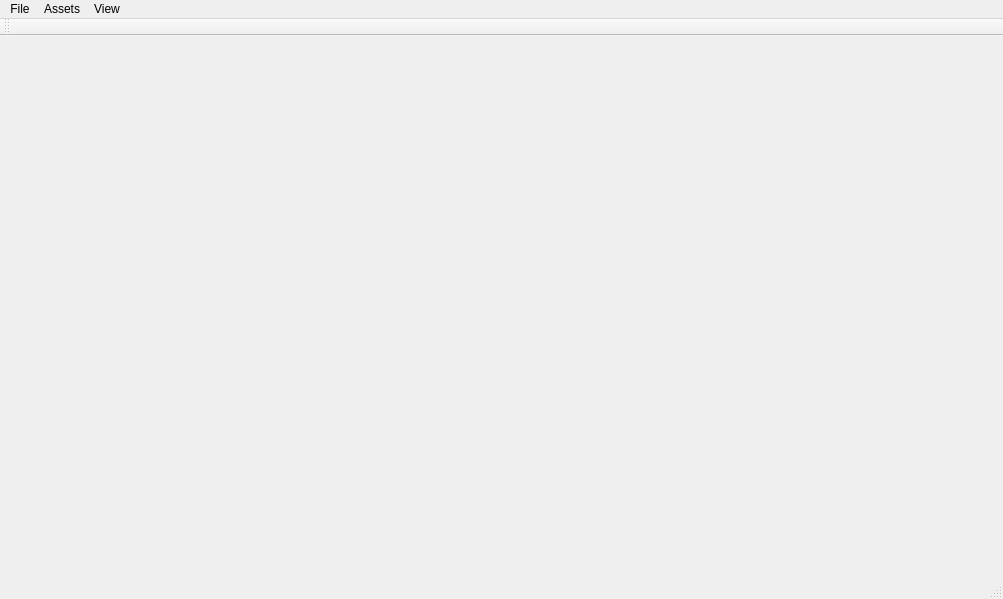
<?xml version="1.0" encoding="UTF-8"?>
<ui version="4.0">
 <class>MainWindow</class>
 <widget class="QMainWindow" name="MainWindow">
  <property name="geometry">
   <rect>
    <x>0</x>
    <y>0</y>
    <width>1003</width>
    <height>599</height>
   </rect>
  </property>
  <property name="windowTitle">
   <string>MainWindow</string>
  </property>
  <widget class="QWidget" name="centralWidget">
   <layout class="QHBoxLayout" name="horizontalLayout">
    <item>
     <layout class="QGridLayout" name="gridLayout"/>
    </item>
   </layout>
  </widget>
  <widget class="QMenuBar" name="menuBar">
   <property name="geometry">
    <rect>
     <x>0</x>
     <y>0</y>
     <width>1003</width>
     <height>20</height>
    </rect>
   </property>
   <widget class="QMenu" name="menuFile">
    <property name="title">
     <string>File</string>
    </property>
    <addaction name="actionNew_Scene"/>
    <addaction name="actionExport"/>
    <addaction name="actionOpen"/>
    <addaction name="separator"/>
    <addaction name="actionQuit"/>
   </widget>
   <widget class="QMenu" name="menuAssets">
    <property name="title">
     <string>Assets</string>
    </property>
    <addaction name="actionImport"/>
   </widget>
   <widget class="QMenu" name="menuView">
    <property name="title">
     <string>View</string>
    </property>
    <addaction name="actionSingle_View"/>
    <addaction name="actionMulti_View"/>
   </widget>
   <addaction name="menuFile"/>
   <addaction name="menuAssets"/>
   <addaction name="menuView"/>
  </widget>
  <widget class="QToolBar" name="mainToolBar">
   <property name="iconSize">
    <size>
     <width>24</width>
     <height>24</height>
    </size>
   </property>
   <attribute name="toolBarArea">
    <enum>TopToolBarArea</enum>
   </attribute>
   <attribute name="toolBarBreak">
    <bool>true</bool>
   </attribute>
  </widget>
  <widget class="QStatusBar" name="statusBar"/>
  <action name="actionQuit">
   <property name="text">
    <string>Quit</string>
   </property>
  </action>
  <action name="actionOpen">
   <property name="text">
    <string>Open</string>
   </property>
  </action>
  <action name="actionNew_Scene">
   <property name="text">
    <string>New Scene</string>
   </property>
  </action>
  <action name="actionImport">
   <property name="text">
    <string>Import</string>
   </property>
  </action>
  <action name="actionSingle_View">
   <property name="text">
    <string>Single View</string>
   </property>
  </action>
  <action name="actionMulti_View">
   <property name="text">
    <string>Multi View</string>
   </property>
  </action>
  <action name="actionExport">
   <property name="text">
    <string>Export</string>
   </property>
  </action>
 </widget>
 <layoutdefault spacing="6" margin="11"/>
 <resources/>
 <connections>
  <connection>
   <sender>actionSingle_View</sender>
   <signal>triggered()</signal>
   <receiver>MainWindow</receiver>
   <slot>onSetSingleView()</slot>
   <hints>
    <hint type="sourcelabel">
     <x>-1</x>
     <y>-1</y>
    </hint>
    <hint type="destinationlabel">
     <x>501</x>
     <y>299</y>
    </hint>
   </hints>
  </connection>
  <connection>
   <sender>actionMulti_View</sender>
   <signal>triggered()</signal>
   <receiver>MainWindow</receiver>
   <slot>onSetMultiView()</slot>
   <hints>
    <hint type="sourcelabel">
     <x>-1</x>
     <y>-1</y>
    </hint>
    <hint type="destinationlabel">
     <x>501</x>
     <y>299</y>
    </hint>
   </hints>
  </connection>
 </connections>
 <slots>
  <slot>onNewScene()</slot>
  <slot>onSetSingleView()</slot>
  <slot>onSetMultiView()</slot>
 </slots>
</ui>
